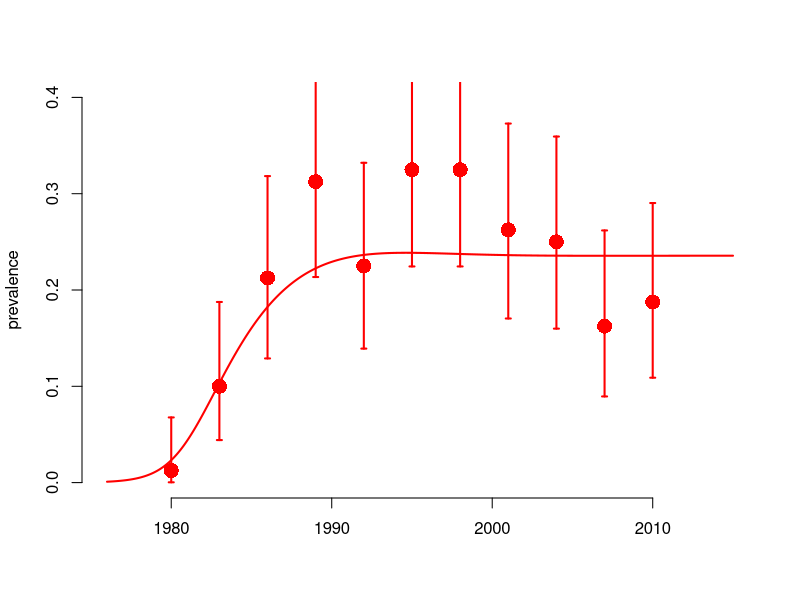
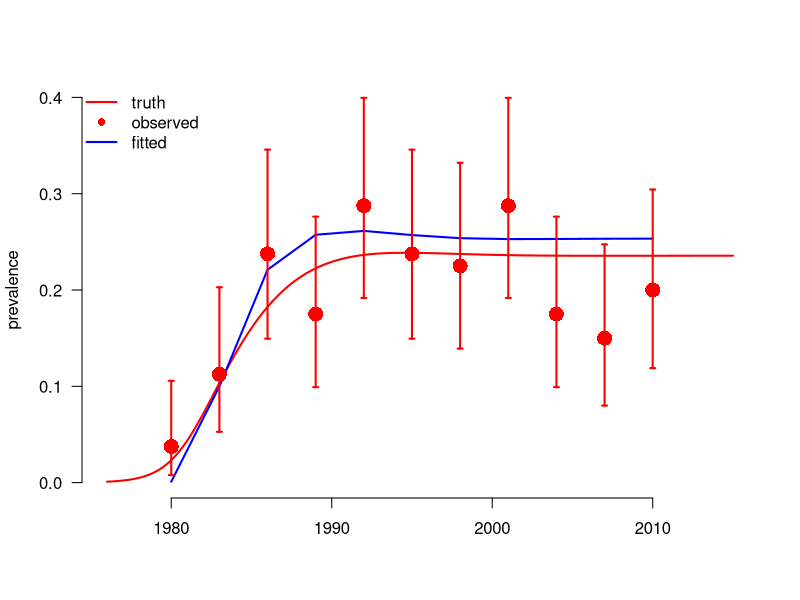
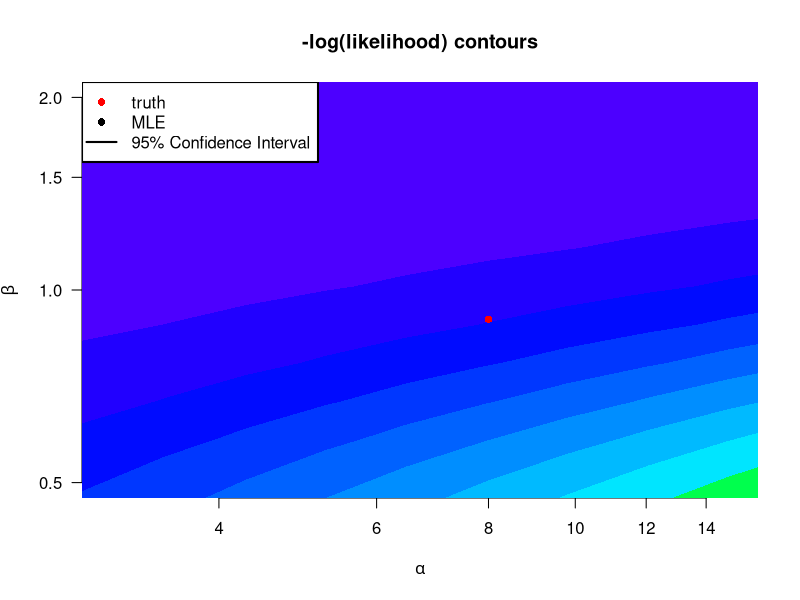

The R source for these figures, in order:
## Introduction to Likelihood 2: Fitting an SI model to an HIV epidemic with Maximum Likelihood Estimation
## Steve Bellan 2015

## Meaningful Modeling of Epidemiologic Data, 2015 AIMS, Muizenberg

###################################################################### 

## By the end of this tutorial you should…

## * Understand how to simulate cross-sectional prevalence data around a simulated epidemic.
## * Calculate a binomial likelihood from these prevalence data and a fully specified epidemic model.
## * Use R's "optim" function to do multivariate optimization over transformed parameter space.
## * Understand the difference betweeen SANN and Nelder-Mead algorithms
## * Create 95% CI's and contours from the hessian matrix
## * Create 95% CI's and contours from profile likelihoods

require(boot); require(deSolve); require(ellipse);

## Function that makes a list of disease parameters with default values
disease_params <- function(Beta = 0.9
                           , alpha = 8 ## rate of beta decline with prevalence
                           , progRt = (1/10)*4 ## rate of of progression through each of the I classes, for 10 years total
                           , birthRt = .03 ## birth rate, 3% of people give birth per year
                           , deathRt = 1/60 ## 60 year natural life expectancy
                           )
    return(as.list(environment()))

disease_params()
disease_params(Beta = .2)

initPrev <- exp(-7) ## infected at start
init <- c(S=1, I1=initPrev, I2=0, I3=0, I4=0, CI = 0, CD = 0) ## modeling proportion of population
Is <- paste0('I',1:4) ## for easy indexing

## Define the SI ODE model. This model is equivalent to the model in HIV Spreadsheet #3. 
SImod <- function(tt, yy, parms) with(c(parms,as.list(yy)), {
    ## State variables are: S, I1, I2, I3, I4
    ## derived quantitties
    I <- I1+I2+I3+I4           ## total infecteds
    N <- I + S                 ## total population
    transmissionCoef <- Beta * exp(-alpha * I/N) ## Infectious contact rate
    ## state variable derivatives (ODE system)
    deriv <- rep(NA,7)
    deriv[1] <-	birthRt*N - deathRt*S - transmissionCoef*S*I/N ## Instantaneous rate of change: Susceptibles
    deriv[2] <-	transmissionCoef*S*I/N - progRt*I1 - deathRt*I1 ## Instantaneous rate of change: Infection class I1
    deriv[3] <-	progRt*I1 - progRt*I2 - deathRt*I2 ## Instantaneous rate of change:  Infection class I2
    deriv[4] <-	progRt*I2 - progRt*I3 - deathRt*I3 ## Instantaneous rate of change: Infection class I3 
    deriv[5] <-	progRt*I3 - progRt*I4 - deathRt*I4 ## Instantaneous rate of change: Infection class I4
    deriv[6] <-	transmissionCoef*S*I/N ## Instantaneous rate of change: Cumulative incidence
    deriv[7] <-	progRt*I4 ## Instantaneous rate of change: Cumulative mortality
    return(list(deriv))
})

## Function to run the deterministic model simulation, based on the ODE system defined in SImod().
simEpidemic <- function(init, tseq = seq(1980, 2010, by = 3), modFunction=SImod, parms = disease_params()) {
    simDat <- as.data.frame(lsoda(init, tseq, modFunction, parms=parms))
    simDat$I <- rowSums(simDat[, Is])
    simDat$N <- rowSums(simDat[, c('S',Is)])
    simDat$P <- with(simDat, I/N)
    return(simDat)
}

## Function to 'sample' the population:
## From a simulated epidemic, measure prevalence at several time points by performing
## cross-sectional samples of individuals at each time, testing them, and then calculating sample
## prevalence and associated binomial confidence intervals
sampleEpidemic <- function(simDat # Simulated data (produced by a call to simEpidemic()) representing the 'true' underlying epidemic trajectory
                           , sampleDates = seq(1980, 2010, by = 3) # Sample every 3 years from 1980 to 2010
                           , numSamp = rep(80, length(sampleDates)) # Number of individuals sampled at each time point
                           ) {
    simDat$I <- rowSums(simDat[, Is])
    prev_at_sample_times <- simDat[simDat$time %in% sampleDates, 'I']
    numPos <- rbinom(length(numSamp), numSamp, prev_at_sample_times)
    lci <- mapply(function(x,n) binom.test(x,n)$conf.int[1], x = numPos, n = numSamp)
    uci <- mapply(function(x,n) binom.test(x,n)$conf.int[2], x = numPos, n = numSamp)    
    return(data.frame(time = sampleDates, numPos, numSamp, sampPrev =  numPos/numSamp,
                      lci = lci, uci = uci))
}

## Run system of ODEs for "true" parameter values
trueParms <- disease_params() # Default model parameters are defined in lines 20-26
simDat <- simEpidemic(init, tseq = seq(1976, 2015, by = 1/12), parms = trueParms) # Simulated epidemic (underlying process)

par(bty='n', lwd = 2)
# Plot simulated prevalence through time:
with(simDat, plot(time, P, xlab = '', ylab = 'prevalence', type = 'l', ylim = c(0,.4), col='red'))
## Take cross-sectional sample of individuals to get prevalence estimates at multiple time points:
set.seed(1) # Initiate the random number generator
myDat <- sampleEpidemic(simDat) # Simulate data from the sampling process (function defined above)
points(myDat$time, myDat$sampPrev, col = 'red', pch = 16, cex = 2) # Plot sample prevalence at each time point
arrows(myDat$time, myDat$uci, myDat$time, myDat$lci, col = 'red', len = .025, angle = 90, code = 3) # Plot 95% CI's around the sample prevalences

## To start, we need to write a -log likelihood function that gives the probability that a given parameter set
## (Beta, alpha values) would generate the observed data. Remember that we are assuming that there is some
## true underlying epidemic curve that is deterministic and the data we observe are only noisy
## because of sampling/observation error (not because the underying curve is also
## noisy--i.e. process error--which would be particularly likely for epidemics in small populations).

## We assume binomial sampling errors. So we can write the -log-likelihood as the probability of
## observing the observed number positive out of each sample if the prevalence is the value generated by
## a model parameterized by a given set of parameters:

nllikelihood <- function(parms = disease_params(), obsDat=myDat) {
    simDat <- simEpidemic(init, parms=parms)
    ## What are the rows from our simulation at which we have observed data?
    matchedTimes <- simDat$time %in% obsDat$time
    nlls <- -dbinom(obsDat$numPos, obsDat$numSamp, prob = simDat$P[matchedTimes], log = T)
    return(sum(nlls))
}
nllikelihood(trueParms) ## loglikelihood of the true parameters (which we usually never know)
nllikelihood(disease_params(Beta = 3, alpha = 1))  ## vs some random guessed parameters

## First look up how optim() works. The more you read through the help
## file the easier this will be!!! In particular make sure you understand that
## the first argument of optim must be the initial values of the parameters to
## be fitted (i.e. Beta & alpha) and that any other parameters to be fixed are
## given as additional arguments (in the helpfile under "...")
?optim

## Since we need to be able to easily separate fitted and fixed parameters,
## let's make a function that takes fitted and fixed parameters together and
## puts them back in a parameter list (similar to the output of
## disease_params()). We also want it to be able to take logged parameter values
## and unlog them automatically back into the parameter list, so that we can fit
## on a log scale, but run our model with the unlogged values.
subsParms <- function(fit.params, fixed.params=disease_params())
    within(fixed.params, {
        loggedParms <- names(fit.params)[grepl('log_', names(fit.params))]
        unloggedParms <- names(fit.params)[!grepl('log_', names(fit.params))]        
        for(nm in unloggedParms) assign(nm, as.numeric(fit.params[nm]))
        for(nm in loggedParms) assign(gsub('log_','',nm), exp(as.numeric(fit.params[nm])))
        rm(nm, loggedParms, unloggedParms)
    })
guess.params <- c(log_Beta = log(5), log_alpha = log(8))
subsParms(guess.params, disease_params())

## Make likelihood a function of fixed and fitted parameters.
objFXN <- function(fit.params ## paramters to fit
                   , fixed.params =disease_params() ## fixed paramters
                   , obsDat=myDat) {
    parms <- subsParms(fit.params, fixed.params)
    nllikelihood(parms, obsDat = obsDat) ## then call likelihood
}
objFXN(guess.params, disease_params())

## Select initial values for fitted parameters from which optimization routine
## will start. If you select bad initial values the algorithm can get stuck on a
## bad set of parameters. You can always try the true values as a starting point
## for this problem, although that's rarely possible in real problems.

init.pars <- c(log_Beta = log(.1), log_alpha = log(30))
## We will start with SANN optimization since it is stochastic and therefore
## less likely to get stuck in a local minima. But then finish with Nelder-Mead
## optimization which is much faster.

###  NOTE: for trace >0 you see more progress report, bigger numbers show more
###  update
trace <- 3

## SANN: This is stochastic, be CAREFUL sometimes it gets stuck at local minima
## for unreasonble parameters. If you see this happen, run it again!
optim.vals <- optim(par = init.pars
                    , objFXN
                    , fixed.params = disease_params()
                    , obsDat = myDat
                    , control = list(trace = trace, maxit = 150)
                    , method = "SANN")
exp(optim.vals$par)
trueParms[c('Beta','alpha')]

## Normally we use SANN first and then follow with Nelder-Mead since SANN is stochastic and will
## make sure to help you be sure that you aren't at local minima. We feed the last parameters of
## SANN in as the first values of Nelder-Mead
optim.vals <- optim(par = optim.vals$par
                    , objFXN
                    , fixed.params = disease_params()
                    , obsDat = myDat
                    , control = list(trace = trace, maxit = 500, reltol = 10^-7)
                    , method = "Nelder-Mead"
                    , hessian = T)
exp(optim.vals$par)
trueParms[c('Beta','alpha')]

## Look at the output of optim. Understand what it means. Did the algorithm
## converge? Look at ?optim to understand it.

## Plot MLE fit time series
par(bty='n', lwd = 2, las = 1)
with(simDat, plot(time, P, xlab = '', ylab = 'prevalence', type = 'l', ylim = c(0,.4), col='red'))
fitDat <- simEpidemic(init, parms = subsParms(optim.vals$par, trueParms))
with(fitDat, lines(time, P, col='blue'))
## Take cross-sectional sample of individuals to get prevalence estimates at multiple time points
myDat <- sampleEpidemic(simDat)
points(myDat$time, myDat$sampPrev, col = 'red', pch = 16, cex = 2)
arrows(myDat$time, myDat$uci, myDat$time, myDat$lci, col = 'red', len = .025, angle = 90, code = 3)
legend("topleft", c('truth', 'observed', 'fitted'), lty = c(1, NA, 1), pch = c(NA,16, NA),
       col = c('red', 'red', 'blue'), bty = 'n')

######################################################################
## Contour plots with the hessian
optim.vals$hessian

######################################################################
## Contour plots with likelihood profiles
######################################################################
## With all other parameters fixed to their initial values, lets look at a
## contour likelihood plot over Beta and alpha.  To do this we write wrapper
## functions of log_Beta and log_alpha to feed to outer() and then
## contour(). This is confusing so make sure you understand every function.

## This function simply takes values log_Beta and log_alpha and feeds them into
## objFXN above as a single variable called logpars, you'll see why this is
## useful below.
objXBeta_alpha <- function(Beta, alpha, fixed.params = disease_params(), browse=F)
    objFXN(fit.params = c(log_Beta = log(Beta), log_alpha = log(alpha))
               , fixed.params = fixed.params)

## Now instead of giving a single argument on the log scale we give 2
## on the untransformed scale.
objFXN(c(log_Beta = log(25), log_alpha = log(1/5)))
objXBeta_alpha(25, 1/5)

## If we try to give this function multiple values of R0 or gamma,
## however, it gets confused and only analyzes the first one.
objXBeta_alpha(c(25:30), c(1/5:8))

## So we "Vectorize" this function so it can take in vectors of the parameters
## and return the output. objXBeta_alphaVEC then calls on objXBeta_alpha() to
## take xx,yy as pairwise values and objXBeta_alpha() for all pairs
objXBeta_alphaVEC <- Vectorize(objXBeta_alpha, list("Beta","alpha"))

## Task 4: Explain how the following three lines are related.
objXBeta_alpha(25, 1/5)
objXBeta_alpha(26, 1/6)
objXBeta_alphaVEC(c(25:26), c(1/5,1/6))

## Now we use the R function outer() to evaluate objXBeta_alphaVEC() over a grid
## of {R0, gamma} combinations. This can take a long time because we have to do
## res^2 evaluations of nll.fn(), and recall that each time we do this we are
## running lsoda() inside nll.fn()

## Grid resolution resXres, increasing it makes contours smoother but takes a lot longer
res <- 30

## Now create a sequence of Beta values for the grid
log_Beta.fit <- optim.vals$par["log_Beta"]
## let's have the sequence be spaced arouund that
Beta.seq <- exp(seq(log_Beta.fit-2, log_Beta.fit + 2, l = res))
Beta.seq

## Now create a sequence of alpha values for the grid
log_alpha.fit <- optim.vals$par["log_alpha"]
alpha.seq <- exp(seq(log_alpha.fit-3, log_alpha.fit+3, l = res))
alpha.seq

## The function outer() now evaluates objXBeta_alphaVEC on this grid. ?outer
mat <- outer(Beta.seq, alpha.seq, objXBeta_alphaVEC) # this can take a long time

## Make a contour plot that shows the confidence intervals in red.  Likelihood
## Ratio Test confidence intervals uses chi squared distribution cutoff with
## degrees of freedom 2 (2 parameters)
ml.val <- optim.vals$value
conf.cutoff <- ml.val + qchisq(.95,2)/2

## Show likelihood contours
plot(1,1, type = 'n', log = 'xy',
     ## xlim = range(alpha.seq), ylim = range(Beta.seq),
     xlim = c(3,15), ylim = c(.5,2), 
     xlab = expression(alpha), ylab = expression(beta),
        main = "-log(likelihood) contours", bty = "n")
.filled.contour(alpha.seq, Beta.seq, mat, levels = seq(min(mat), max(mat), l=20), col = topo.colors(20))
## Add red contour for 95% CI
contour(alpha.seq, Beta.seq, mat, levels = c(conf.cutoff),
        col = "black", lwd = 2, labels = "", labcex = .2, add = T)
## Add MLE to the plot
points(exp(log_alpha.fit), exp(log_Beta.fit), pch = 16, cex = 1, col = 'black')
## Add true parameter values to the plot
with(trueParms, points(alpha, Beta, pch = 16, cex = 1, col = 'red'))
legend("topleft", c('truth', 'MLE', '95% Confidence Interval'), lty = c(NA, NA, 1), pch = c(16,16, NA),
       col = c('red', 'black', 'black'), bg='white')

lines(exp(ellipse(optim.vals$hessian, centre = optim.vals$par, level = .95)))
# FINISH THIS, STEVE!!!
